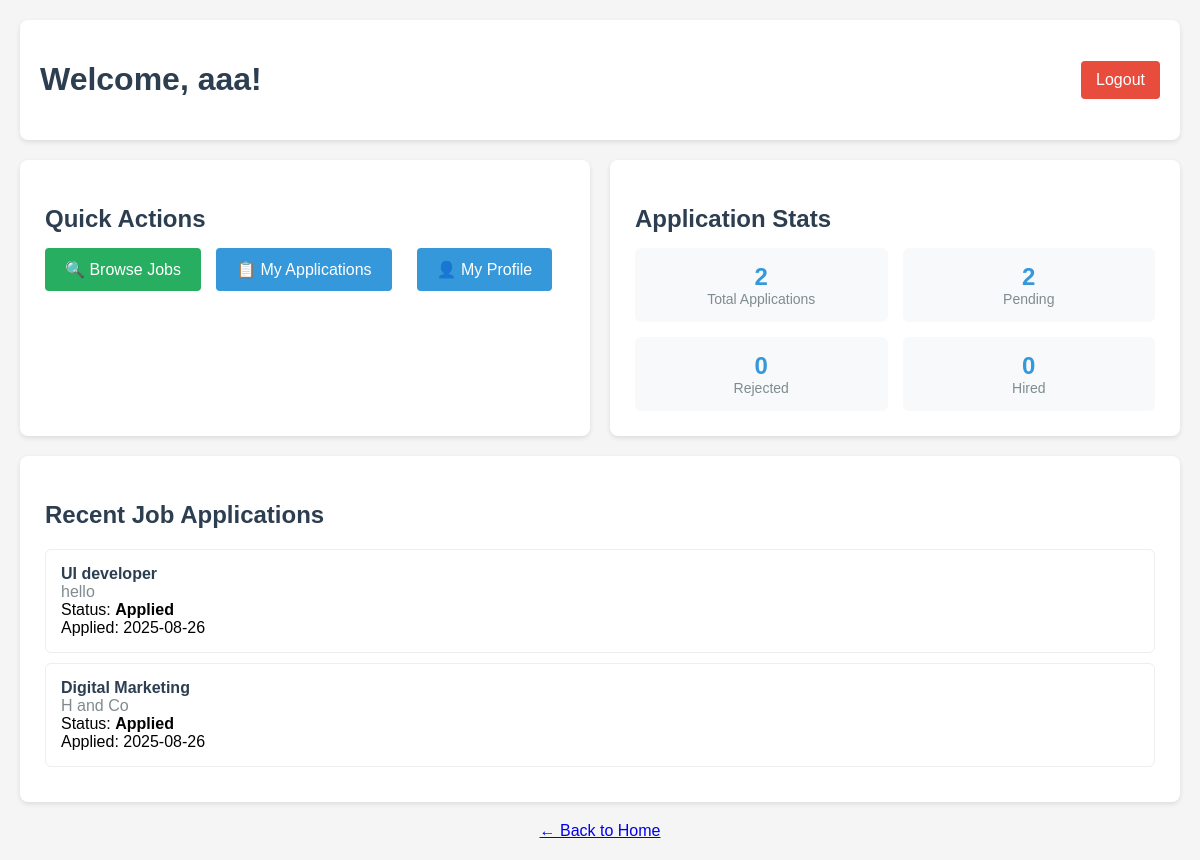
/dashboard/candidate (signed in), run on an earlier commit of the app's database.
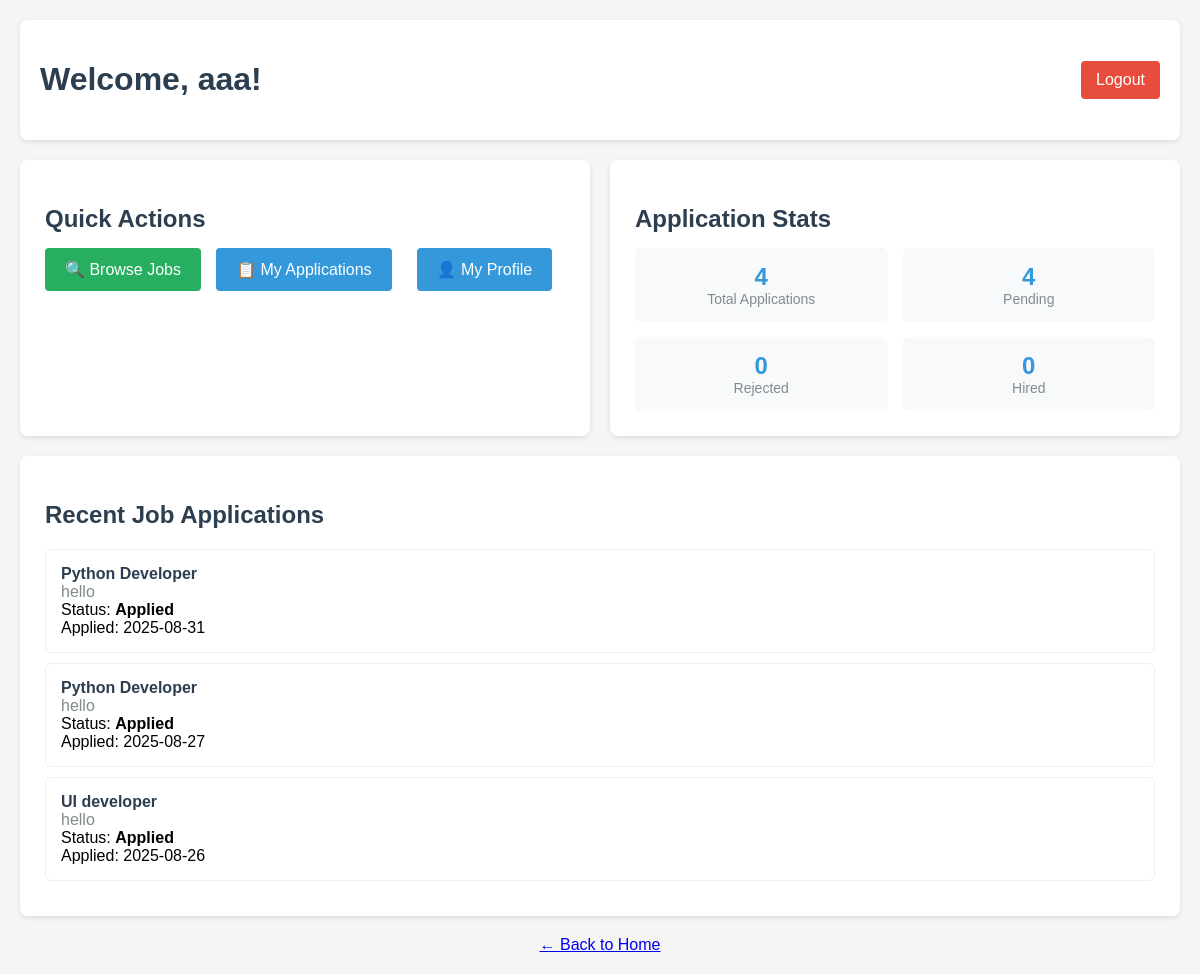
And on a later commit of the database.
### app.py (models this page shows, shortened)
class Application(db.Model):
    id = db.Column(db.Integer, primary_key=True)
    candidate_id = db.Column(db.Integer, db.ForeignKey('candidate.id'), nullable=False)
    job_id = db.Column(db.Integer, db.ForeignKey('job.id'), nullable=False)
    status = db.Column(db.String(50), default='Applied')  # e.g., Applied, Aptitude Test, Coding Test, Project, Rejected, Hired
    aptitude_score = db.Column(db.Float)
    coding_score = db.Column(db.Float)
    project_score = db.Column(db.Float)
    date_applied = db.Column(db.DateTime, nullable=False, default=datetime.utcnow)

class Job(db.Model):
    id = db.Column(db.Integer, primary_key=True)
    title = db.Column(db.String(100), nullable=False)
    description = db.Column(db.Text, nullable=False)
    requirements = db.Column(db.Text)
    role_type = db.Column(db.String(50), nullable=False)  # e.g., 'Developer', 'UI/UX', 'Marketing'
    company_id = db.Column(db.Integer, db.ForeignKey('company.id'), nullable=False)
    date_posted = db.Column(db.DateTime, nullable=False, default=datetime.utcnow)
    applications = db.relationship('Application', backref='position', lazy=True)

class Company(UserMixin, db.Model):
    id = db.Column(db.Integer, primary_key=True)
    company_name = db.Column(db.String(100), unique=True, nullable=False)
    email = db.Column(db.String(120), unique=True, nullable=False)
    password_hash = db.Column(db.String(128))
    jobs = db.relationship('Job', backref='employer', lazy=True)

### app.py (the view)
@app.route('/dashboard/candidate')
@login_required
def candidate_dashboard():
    if not isinstance(current_user, Candidate):
        flash('Access denied. Please login as a candidate.', 'error')
        return redirect(url_for('login'))
    return render_template('candidate_dashboard.html', user=current_user)

### app.py (called while the page is built)
@login_manager.user_loader
def load_user(user_id):
    print(f"Trying to load user with ID: {user_id}")
    if not user_id or '_' not in user_id:
        print("Invalid user ID format")
        return None
    try:
        user_type, id_num = user_id.split('_', 1)
        id_num = int(id_num)
        if user_type == 'candidate':
            user = Candidate.query.get(id_num)
            if user:
                print(f"Loaded candidate: {user.username}")
            return user
        elif user_type == 'company':
            user = Company.query.get(id_num)
            if user:
                print(f"Loaded company: {user.company_name}")
            return user
        else:
            print(f"Unknown user type: {user_type}")
            return None
    except ValueError:
        print(f"Invalid user ID format: {user_id}")
        return None

### templates/candidate_dashboard.html (shortened to what this page needs)
<!DOCTYPE html>
<html lang="en">
<head>
</head>
<body>
    <div class="header">
        <h1 class="welcome">Welcome, {{ user.username }}!</h1>
        <a href="{{ url_for('logout') }}" class="logout-btn">Logout</a>
    </div>
    <div class="dashboard-grid">
        <div class="dashboard-card">
            <h2 class="card-title">Quick Actions</h2>
            <div class="quick-actions">
                <a href="{{ url_for('browse_jobs') }}" class="btn-success">🔍 Browse Jobs</a>
                <a href="{{ url_for('view_applications') }}" class="btn-primary">📋 My Applications</a>
                <a href="{{ url_for('profile') }}" class="btn-primary">👤 My Profile</a>
            </div>
        </div>
        <div class="dashboard-card">
            <h2 class="card-title">Application Stats</h2>
            <div class="stats">
                <div class="stat-item">
                    <div class="stat-number">{{ user.applications|length }}</div>
                    <div class="stat-label">Total Applications</div>
                </div>
                <div class="stat-item">
                    <div class="stat-number">{{ user.applications|selectattr('status', 'equalto', 'Applied')|list|length }}</div>
                    <div class="stat-label">Pending</div>
                </div>
                <div class="stat-item">
                    <div class="stat-number">{{ user.applications|selectattr('status', 'equalto', 'Rejected')|list|length }}</div>
                    <div class="stat-label">Rejected</div>
                </div>
                <div class="stat-item">
                    <div class="stat-number">{{ user.applications|selectattr('status', 'equalto', 'Hired')|list|length }}</div>
                    <div class="stat-label">Hired</div>
                </div>
            </div>
        </div>
    </div>
    <div class="dashboard-card">
        <h2 class="card-title">Recent Job Applications</h2>
        <div class="recent-jobs">
            {% if user.applications %}
                {% for application in user.applications[-3:]|reverse %}
                    <div class="job-item">
                        <div class="job-title">{{ application.position.title }}</div>
                        <div class="job-company">{{ application.position.employer.company_name }}</div>
                        <div>Status: <strong>{{ application.status }}</strong></div>
                        <div>Applied: {{ application.date_applied.strftime('%Y-%m-%d') }}</div>
                    </div>
                {% endfor %}
            {% else %}
                <div class="empty-state">
                    <p>You haven't applied to any jobs yet.</p>
                    <p>Start browsing available positions to apply!</p>
                </div>
            {% endif %}
        </div>
    </div>
    <div style="text-align: center; margin-top: 20px;">
        <a href="{{ url_for('home') }}">← Back to Home</a>
    </div>
</body>
</html>

What changed in the data, as far as the page shows it:
no longer on this page (row unchanged): Application: position "Digital Marketing", position.employer.company_name "H and Co", status "Applied", date_applied "2025-08-26"
added Application: position "Python Developer", position.employer.company_name "hello", status "Applied", date_applied "2025-08-31"
added Application: position "Python Developer", position.employer.company_name "hello", status "Applied", date_applied "2025-08-27"
Also different on the page:
{{ user.applications|length }}: "2" → "4"
text no longer shown: "2"
text now shown: "4"
